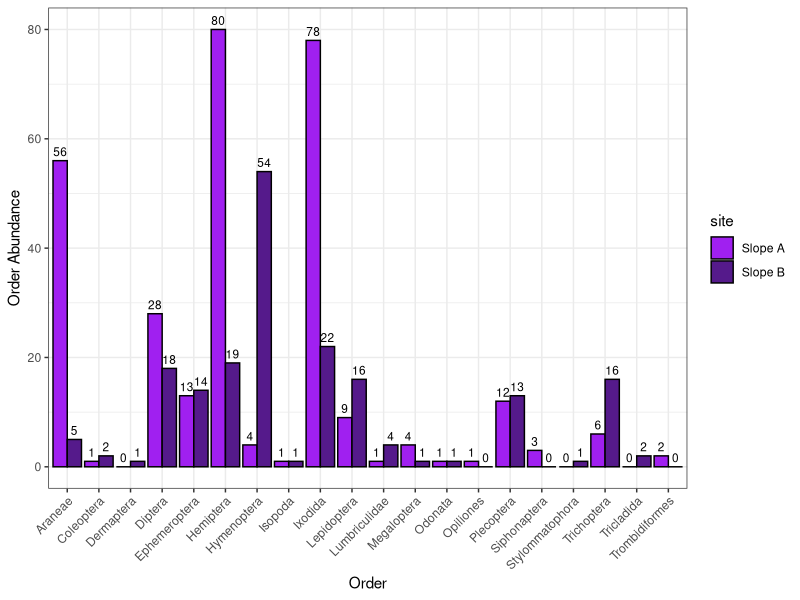
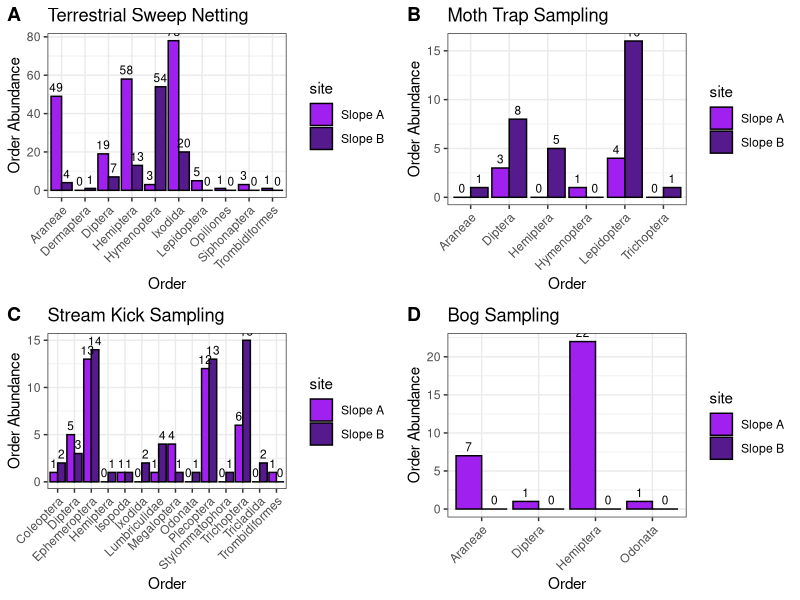
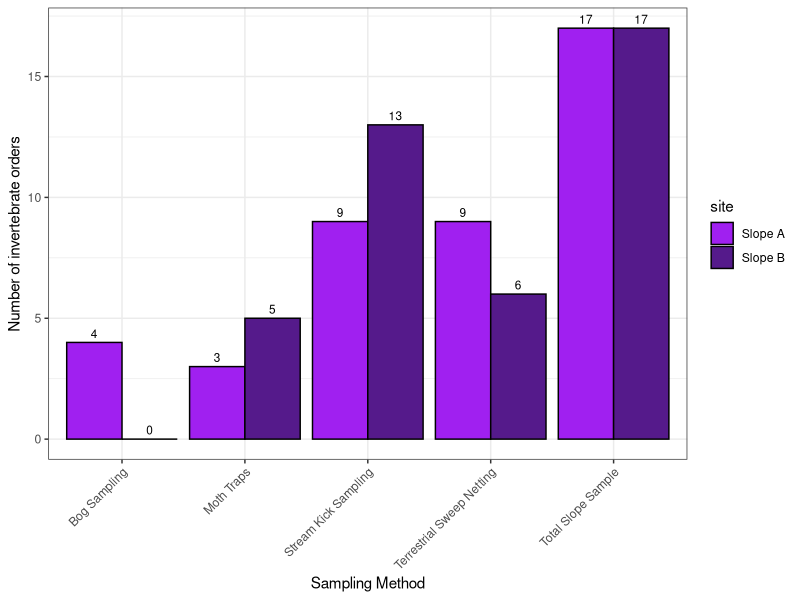
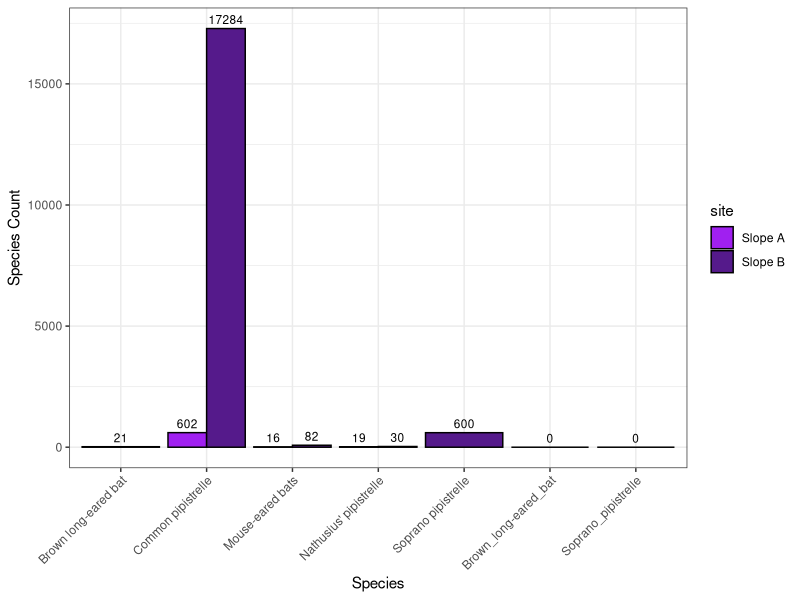
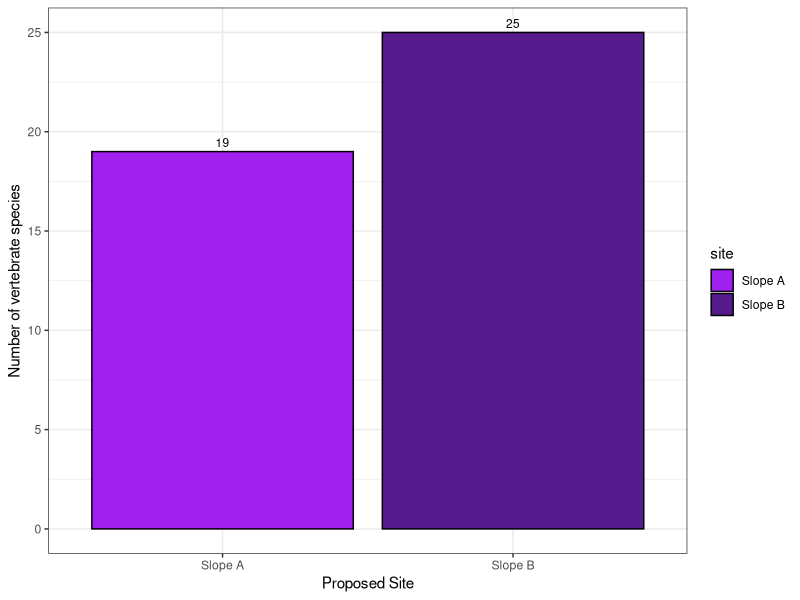
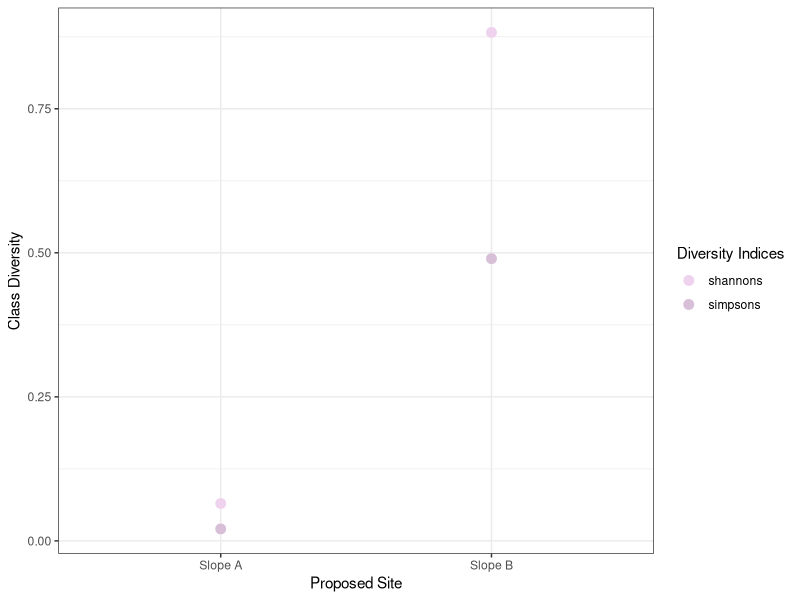

The R source for these figures, in order:
# clear environment
rm(list=ls())

# import packages needed
library(ggplot2)
library(dplyr)
library(vegan)
library(tidyr)
library(tibble)
library(cowplot)
# ...

# import full data set
arran_data_full <- read.csv('./Data/arran_data_full.csv')
# check the data set
head(arran_data_full)

# check data types
str(arran_data_full)
arran_data_full$eventID <- as.factor(arran_data_full$eventID)
arran_data_full$site <- as.factor(arran_data_full$site)
arran_data_full$samplingProtocol <- as.factor(arran_data_full$samplingProtocol)
arran_data_full$vernacularName <- as.factor(arran_data_full$vernacularName)
arran_data_full$individualCount <- as.numeric(arran_data_full$individualCount)
# ... need to finish
str(arran_data_full)

# create subsets of the data

vert_data <- arran_data_full %>% slice(236:302)
# for total number of vertebrate species use vert_data
# but for counts or diversity yse vert_count_data
vert_count_data <- vert_data %>% slice(47:67)




# ANALYSIS OF INVERTEBRATE BIODIVERSITY 
# subset the data on invertebrates
invert_data <- arran_data_full %>% slice(1:235)

# remove any instances witch could not be identified to order
invert_data <- invert_data %>%
  filter(order != "")

# abundances of each invertebrate order
invert_abundances <- invert_data %>%
  group_by(site, order) %>%
  summarise(total_count = sum(individualCount), .groups = "drop")
# add zeros for orders not present on one slope but present on another
invert_abundances <- invert_abundances %>%
  complete(order, site, fill = list(total_count = 0))



# plot abundances of each invertebrate order
ggplot(invert_abundances, aes(x = order, y = total_count, fill = site)) +
  geom_bar(stat = "identity", position = "dodge", colour = "black") +
  geom_text(
    aes(label = total_count),
    position = position_dodge(width = 0.9), # Adjust text position to align with bars
    vjust = -0.5, # Position text slightly above the bars
    size = 3      # Adjust text size
  ) +
  labs(x = "Order", y = "Order Abundance") +
  scale_fill_manual(values = c("Slope A" = "purple", "Slope B" = "purple4")) +
  theme_bw() +
  theme(axis.text.x = element_text(angle = 45, vjust = 1, hjust=1))
# still need to adjust text size?
# change Key labels and heading
# spread out bars?

# calculate alpha diversity (here number of unique orders) for each site
invert_alpha_div <- invert_data %>%
  group_by(site) %>% # Group by site
  summarise(no_orders = n_distinct(order), .groups = "drop") # Count unique species

# analysis of invertebrate data - sweep netting
# subset of dataset including only data collected on terrestrial invertebrates using sweep netting techniques
invert_sweep_data1 <- invert_data[(1:26),]
invert_sweep_data2 <- invert_data[(49:126),]
invert_sweep_data <- rbind(invert_sweep_data1, invert_sweep_data2)
# remove any instances witch could not be identified to order
invert_sweep_data <- invert_sweep_data %>%
  filter(order != "")
# abundances of each invertebrate order
invert_sweep_abundances <- invert_sweep_data %>%
  group_by(site, order) %>%
  summarise(total_count = sum(individualCount), .groups = "drop")
# add zeros for orders not present on one slope but present on another
invert_sweep_abundances <- invert_sweep_abundances %>%
  complete(order, site, fill = list(total_count = 0))
# plot this data
invert_sweep_abundances_plot <- ggplot(invert_sweep_abundances, aes(x = order, y = total_count, fill = site)) +
  geom_bar(stat = "identity", position = "dodge", colour = "black") +
  geom_text(
    aes(label = total_count),
    position = position_dodge(width = 0.9), # Adjust text position to align with bars
    vjust = -0.5, # Position text slightly above the bars
    size = 3      # Adjust text size
  ) +
  labs(x = "Order", y = "Order Abundance", title = "Terrestrial Sweep Netting") +
  scale_fill_manual(values = c("Slope A" = "purple", "Slope B" = "purple4")) +
  theme_bw() +
  theme(axis.text.x = element_text(angle = 45, vjust = 1, hjust=1))
# calculate alpha diversity ( number of unique orders) for each site
invert_sweep_div <- invert_sweep_data %>%
  group_by(site) %>% # Group by site
  summarise(no_orders = n_distinct(order), .groups = "drop") # Count unique species

# analysis of invertebrate data - moth traps
invert_moth_data <- invert_data[(27:48), ]
# remove any instances witch could not be identified to order
invert_moth_data <- invert_moth_data %>%
  filter(order != "")
# abundances of each invertebrate order
invert_moth_abundances <- invert_moth_data %>%
  group_by(site, order) %>%
  summarise(total_count = sum(individualCount), .groups = "drop")
# add zeros for orders not present on one slope but present on another
invert_moth_abundances <- invert_moth_abundances %>%
  complete(order, site, fill = list(total_count = 0))
# plot this data
invert_moth_abundances_plot <- ggplot(invert_moth_abundances, aes(x = order, y = total_count, fill = site)) +
  geom_bar(stat = "identity", position = "dodge", colour = "black") +
  geom_text(
    aes(label = total_count),
    position = position_dodge(width = 0.9), # Adjust text position to align with bars
    vjust = -0.5, # Position text slightly above the bars
    size = 3      # Adjust text size
  ) +
  labs(x = "Order", y = "Order Abundance", title = "Moth Trap Sampling") +
  scale_fill_manual(values = c("Slope A" = "purple", "Slope B" = "purple4")) +
  theme_bw() +
  theme(axis.text.x = element_text(angle = 45, vjust = 1, hjust=1))
# calculate alpha diversity ( number of unique orders) for each site
invert_moth_div <- invert_moth_data %>%
  group_by(site) %>% # Group by site
  summarise(no_orders = n_distinct(order), .groups = "drop") # Count unique species

# analysis of invertebrate data - streams
invert_stream_data <- invert_data[(127:204), ]
# remove any instances witch could not be identified to order
invert_stream_data <- invert_stream_data %>%
  filter(order != "")
# abundances of each invertebrate order
invert_stream_abundances <- invert_stream_data %>%
  group_by(site, order) %>%
  summarise(total_count = sum(individualCount), .groups = "drop")
# add zeros for orders not present on one slope but present on another
invert_stream_abundances <- invert_stream_abundances %>%
  complete(order, site, fill = list(total_count = 0))
# plot this data
invert_stream_abundances_plot <- ggplot(invert_stream_abundances, aes(x = order, y = total_count, fill = site)) +
  geom_bar(stat = "identity", position = "dodge", colour = "black") +
  geom_text(
    aes(label = total_count),
    position = position_dodge(width = 0.9), # Adjust text position to align with bars
    vjust = -0.5, # Position text slightly above the bars
    size = 3      # Adjust text size
  ) +
  labs(x = "Order", y = "Order Abundance", title = "Stream Kick Sampling") +
  scale_fill_manual(values = c("Slope A" = "purple", "Slope B" = "purple4")) +
  theme_bw() +
  theme(axis.text.x = element_text(angle = 45, vjust = 1, hjust=1))
# calculate alpha diversity ( number of unique orders) for each site
invert_stream_div <- invert_stream_data %>%
  group_by(site) %>% # Group by site
  summarise(no_orders = n_distinct(order), .groups = "drop") # Count unique species

# analysis of invertebrate data - bog
invert_bog_data <- invert_data[(205:223), ]
# remove any instances witch could not be identified to order
invert_bog_data <- invert_bog_data %>%
  filter(order != "")
# abundances of each invertebrate order
invert_bog_abundances <- invert_bog_data %>%
  group_by(site, order) %>%
  summarise(total_count = sum(individualCount), .groups = "drop")
# add zeros for orders not present on one slope but present on another
invert_bog_abundances <- invert_bog_abundances %>%
  complete(order, site, fill = list(total_count = 0))
# plot this data
invert_bog_abundances_plot <- ggplot(invert_bog_abundances, aes(x = order, y = total_count, fill = site)) +
  geom_bar(stat = "identity", position = "dodge", colour = "black") +
  geom_text(
    aes(label = total_count),
    position = position_dodge(width = 0.9), # Adjust text position to align with bars
    vjust = -0.5, # Position text slightly above the bars
    size = 3      # Adjust text size
  ) +
  labs(x = "Order", y = "Order Abundance", title = "Bog Sampling") +
  scale_fill_manual(values = c("Slope A" = "purple", "Slope B" = "purple4")) +
  theme_bw() +
  theme(axis.text.x = element_text(angle = 45, vjust = 1, hjust=1))
# calculate alpha diversity ( number of unique orders) for each site
invert_bog_div <- invert_bog_data %>%
  group_by(site) %>% # Group by site
  summarise(no_orders = n_distinct(order), .groups = "drop") # Count unique species

# combine all invert habitat order abundances
# call relevant plots, in panel display
plot_grid(invert_sweep_abundances_plot, invert_moth_abundances_plot, invert_stream_abundances_plot, invert_bog_abundances_plot, labels = "AUTO")

# combine all invert habitat order diversities
invert_sweep_div$sample <- c("Terrestrial Sweep Netting")
invert_moth_div$sample <- c("Moth Traps")
invert_stream_div$sample <- c("Stream Kick Sampling")
invert_bog_div_nrow <- data.frame(site = "Slope B", no_orders = 0)
invert_bog_div <- rbind(invert_bog_div, invert_bog_div_nrow)
invert_bog_div$sample <- c("Bog Sampling")
invert_alpha_div$sample <- c("Total Slope Sample")
invert_sample_div <- rbind(invert_sweep_div, invert_moth_div, invert_stream_div, invert_bog_div, invert_alpha_div)
# plot invert div data
ggplot(invert_sample_div, aes(x = sample, y = no_orders, fill = site)) +
  geom_bar(stat = "identity", position = "dodge", colour = "black") +
  geom_text(
    aes(label = no_orders),
    position = position_dodge(width = 0.9), # Adjust text position to align with bars
    vjust = -0.5, # Position text slightly above the bars
    size = 3      # Adjust text size
  ) +
  labs(x = "Sampling Method", y = "Number of invertebrate orders") + 
  scale_fill_manual(values = c("Slope A" = "purple", "Slope B" = "purple4")) +
  theme_bw() +
  theme(axis.text.x = element_text(angle = 45, vjust = 1, hjust=1))


# ANALYSIS OF VERTEBRATE BIODIVERSITY
 
# remove camera trap data due to small sample size
vert_count_data2 <- vert_count_data %>%
  filter(samplingProtocol != "Camera traps")

# rearrange for total count for each species by slope
vert_abundances <- vert_count_data2 %>%
  group_by(site, vernacularName) %>%
  summarise(total_count = sum(individualCount), .groups = "drop")

# set missing data to zeros to improve graph look
vert_abundances_zeros <- data.frame(site = character(0), vernacularName = character(0), total_count = integer(0))
#vert_abundances_zeros1 <- data.frame(site = "Slope B", vernacularName = "Red_Deer", total_count = 0)
vert_abundances_zeros2 <- data.frame(site = "Slope A", vernacularName = "Brown_long-eared_bat", total_count = 0)
#vert_abundances_zeros3 <- data.frame(site = "Slope A", vernacularName = "European_Robin", total_count = 0)
vert_abundances_zeros4 <- data.frame(site = "Slope A", vernacularName = "Soprano_pipistrelle", total_count = 0)
vert_abundances_zeros <- rbind(vert_abundances_zeros, vert_abundances_zeros2, vert_abundances_zeros4)
#vert_abundances_zeros <- rbind(vert_abundances_zeros, vert_abundances_zeros1, vert_abundances_zeros2, vert_abundances_zeros3, vert_abundances_zeros4)

vert_abundances <- rbind(vert_abundances, vert_abundances_zeros)

ggplot(vert_abundances, aes(x = vernacularName, y = total_count, fill = site)) +
  geom_bar(stat = "identity", position = "dodge", colour = "black") +
  geom_text(
    aes(label = total_count),
    position = position_dodge(width = 0.9), # Adjust text position to align with bars
    vjust = -0.5, # Position text slightly above the bars
    size = 3      # Adjust text size
  ) +
  labs(x = "Species", y = "Species Count") +
  scale_fill_manual(values = c("Slope A" = "purple", "Slope B" = "purple4")) +
  theme_bw() +
  theme(axis.text.x = element_text(angle = 45, vjust = 1, hjust=1))

# then can do calls per audiomoth!
# no - not informative, data too messy/ sample too small

# number of vertebrate species present on each slope, from all data
vert_alpha_div <- vert_data %>%
  group_by(site) %>% # Group by site
  summarise(no_species = n_distinct(vernacularName), .groups = "drop") # Count unique species

#plot this!!!
ggplot(vert_alpha_div, aes(x = site, y = no_species, fill = site)) +
  geom_bar(stat = "identity", position = "dodge", colour = "black") +
  geom_text(
    aes(label = no_species),
    position = position_dodge(width = 0.9), # Adjust text position to align with bars
    vjust = -0.5, # Position text slightly above the bars
    size = 3      # Adjust text size
    ) +
  labs(x = "Proposed Site", y = "Number of vertebrate species") + 
  scale_fill_manual(values = c("Slope A" = "purple", "Slope B" = "purple4")) +
  theme_bw()
# still need to adjust text sizes
# sort legend


# # ALPHA DIVERSITY OVERALL
# # Summarise the number of species, per class, per site
# unique(arran_data_full$class)
# arran_data_full <- arran_data_full %>%
#   filter(individualCount != 0)
# unique(arran_data_full$class)
# 
# ggplot(arran_class_abundance, aes(x = class, y = total_count, fill = site)) +
#   geom_bar(stat = "identity", position = "dodge", colour = "black") +
#   geom_text(
#     aes(label = total_count),
#     position = position_dodge(width = 0.9), # Adjust text position to align with bars
#     vjust = -0.5, # Position text slightly above the bars
#     size = 3      # Adjust text size
#   ) +
#   labs(x = "Class", y = "Total Abundance") +
#   scale_fill_manual(values = c("Slope A" = "purple", "Slope B" = "purple4")) +
#   theme_bw() +
#   theme(axis.text.x = element_text(angle = 45, vjust = 1, hjust=1))
# # overall pretty similar - but Slope A fairing slightly better?
# # not very informative though
# 
# # Summarise the number of species, per order, per site
# unique(arran_data_full$order)
# arran_data_full <- arran_data_full %>%
#   filter(individualCount != 0)
# unique(arran_data_full$order)
# 
# arran_order_abundance <- arran_data_full %>%
#   group_by(site, order) %>% # Group by site
#   summarise(total_count = sum(individualCount), .groups = "drop") # sum abundance of each unique class
# 
# ggplot(arran_order_abundance, aes(x = order, y = total_count, fill = site)) +
#   geom_bar(stat = "identity", position = "dodge", colour = "black") +
#   geom_text(
#     aes(label = total_count),
#     position = position_dodge(width = 0.9), # Adjust text position to align with bars
#     vjust = -0.5, # Position text slightly above the bars
#     size = 3      # Adjust text size
#   ) +
#   labs(x = "Order", y = "Total Abundance") +
#   scale_fill_manual(values = c("Slope A" = "purple", "Slope B" = "purple4")) +
#   theme_bw() +
#   theme(axis.text.x = element_text(angle = 45, vjust = 1, hjust=1))
# # also not informative


# BETA DIVERSITY

# remove vertebrate presence data
arran_data_full2 <- arran_data_full[-(236:281), ]

arran_class_abundance <- arran_data_full2 %>%
  group_by(site, class) %>% # Group by site
  summarise(total_count = sum(individualCount), .groups = "drop") # sum abundance of each unique class

# remove empty rows of data - i.e. samples where nothing was found
arran_class_abundance <- arran_class_abundance %>%
  filter(total_count != 0)

# rearrange data set
arran_data_rearranged <- arran_class_abundance %>%
  tidyr::pivot_wider(names_from = class, values_from = total_count, values_fill = 0) %>%
  column_to_rownames(var = "site")

# Set the 'site' column as row names using tibble's function
rownames(arran_data_rearranged) <- arran_data_rearranged$site
#arran_data_rearranged <- arran_data_rearranged[, -1]  # Remove the 'site' column

# shannons
arran_shannons <- diversity(arran_data_rearranged[,1:11])
arran_shannons <- as.numeric(arran_shannons)

shannons_slopeA <- arran_shannons[2]
shannons_slopeB <- arran_shannons[1]

arran_diversity_indicies <- data.frame(diversity_index = character(0), Slope_A = numeric(0), Slope_B = numeric(0))
arran_shannons <- data.frame(diversity_index = "shannons", Slope_A = shannons_slopeA, Slope_B = shannons_slopeB)
arran_diversity_indicies <- rbind(arran_diversity_indicies, arran_shannons)

# simpsons
arran_simpsons <- diversity(arran_data_rearranged[,1:11], index = "simpson")
arran_simpsons <- as.numeric(arran_simpsons)

simpsons_slopeA <- arran_simpsons[2]
simpsons_slopeB <- arran_simpsons[1]

arran_simpsons <- data.frame(diversity_index = "simpsons", Slope_A = simpsons_slopeA, Slope_B = simpsons_slopeB)
arran_diversity_indicies <- rbind(arran_diversity_indicies, arran_simpsons)
# Slope A has higher diversity

arran_diversity_indicies

# rearrange to long form to plot
arran_diversity_long <- arran_diversity_indicies %>%
  pivot_longer(cols = starts_with("Slope"), names_to = "Slope", values_to = "Diversity") %>%
  rename(Index = diversity_index)

# plot diversity indices
ggplot(arran_diversity_long, aes(x = Slope, y = Diversity)) +
  geom_point(aes(colour = Index), na.rm = T, size = 3) +
  labs(x = "Proposed Site", y = "Class Diversity", colour = "Diversity Indices") +
  scale_x_discrete(labels = c("Slope A", "Slope B"))+
  scale_colour_manual(values = c("thistle2", "thistle")) +
  theme_bw()

# repeat for moth trap only

# repeat for vertebrate terrestrial sampling only

# repeat for streams only

# repeat for bog only

# repeat for bats only



# stuff
#select(-genre, -spotify_monthly_listeners, -year_founded)
